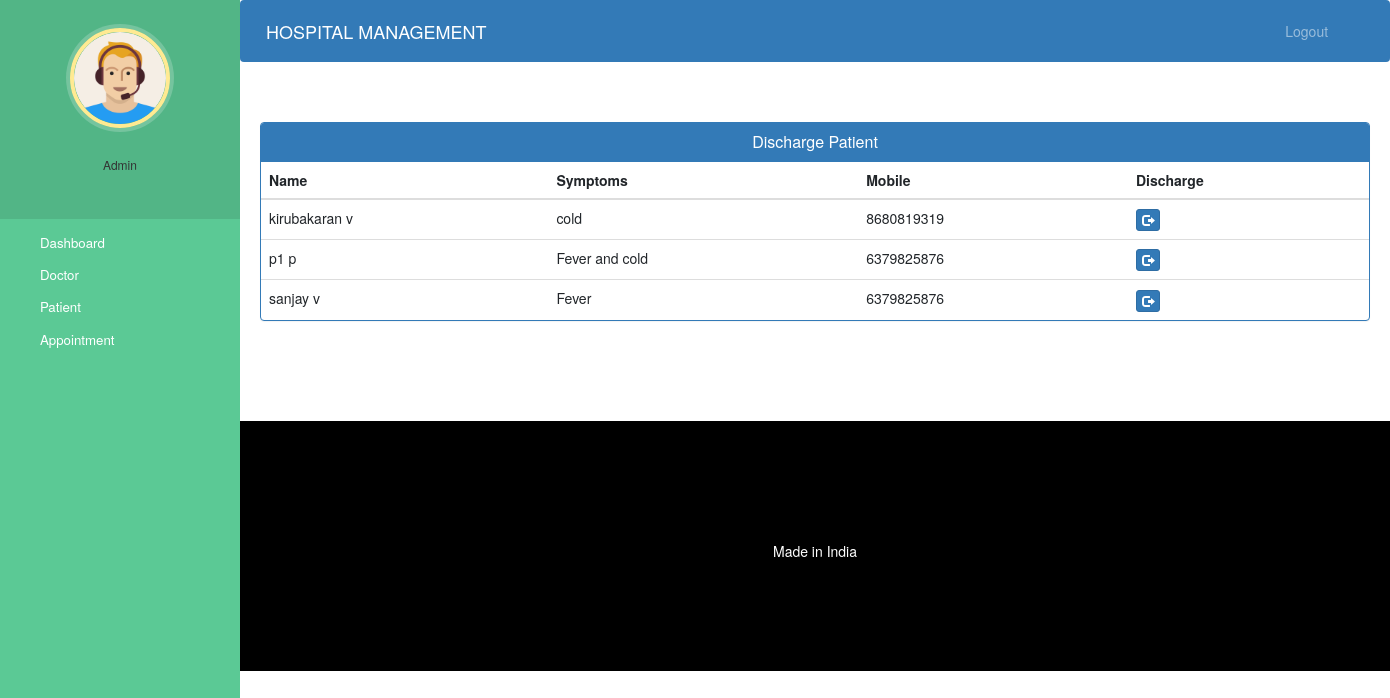
Screenshot of /admin-discharge-patient (signed in) with the database file from the repository.
### hospital/models.py (models this page shows, shortened)
class Patient(models.Model):
    user=models.OneToOneField(User,on_delete=models.CASCADE)
    profile_pic= models.ImageField(upload_to='profile_pic/PatientProfilePic/',null=True,blank=True)
    address = models.CharField(max_length=40)
    mobile = models.CharField(max_length=20,null=False)
    symptoms = models.CharField(max_length=100,null=False)
    assignedDoctorId = models.PositiveIntegerField(null=True)
    admitDate=models.DateField(auto_now=True)
    status=models.BooleanField(default=False)
    @property
    def get_name(self):
        return self.user.first_name+" "+self.user.last_name

### hospital/views.py (the view)
# urls.py: path('admin-discharge-patient', views.admin_discharge_patient_view,name='admin-discharge-patient'),
@login_required(login_url='adminlogin')
@user_passes_test(is_admin)
def admin_discharge_patient_view(request):
    patients=models.Patient.objects.all().filter(status=True)
    return render(request,'hospital/admin_discharge_patient.html',{'patients':patients})

### hospital/views.py (called while the page is built)
def is_admin(user):
    return user.groups.filter(name='ADMIN').exists()

### templates/hospital/admin_discharge_patient.html (shortened to what this page needs)
{% extends 'hospital/admin_base.html' %}
{% block content %}
<head>
  <link href="//netdna.bootstrapcdn.com/bootstrap/3.0.0/css/bootstrap.min.css" rel="stylesheet" id="bootstrap-css">
</head>
<div class="container">
  <div class="panel panel-primary">
    <div class="panel-heading">
      <h6 class="panel-title">Discharge Patient</h6>
    </div>
    <table class="table table-hover" id="dev-table">
      <thead>
        <tr>
          <th>Name</th>
          <th>Symptoms</th>
          <th>Mobile</th>
          <th>Discharge</th>
        </tr>
      </thead>
      {% for p in patients %}
      <tr>
        <td> {{p.get_name}}</td>
        <td>{{p.symptoms}}</td>
        <td>{{p.mobile}}</td>
        <td><a class="btn btn-primary btn-xs" href="{% url 'discharge-patient' p.id  %}"><span class="glyphicon glyphicon-log-out"></span></a></td>
      </tr>
      {% endfor %}
    </table>
  </div>
</div>
{% endblock content %}

### static/style.css (style rules this page uses)
body { padding-left: 240px; }

### templates/hospital/admin_base.html (style rules this page uses)
a:link { text-decoration: none; }
a { color: white; }
body { padding-left: 240px; }

### templates/hospital/admin_discharge_patient.html (style rules this page uses)
a:link { text-decoration: none; }
h6 { text-align: center; }

### rows the page displays
Patient: get_name "kirubakaran v", symptoms "cold", mobile "8680819319"
Patient: get_name "p1 p", symptoms "Fever and cold", mobile "6379825876"
Patient: get_name "sanjay v", symptoms "Fever", mobile "6379825876"
